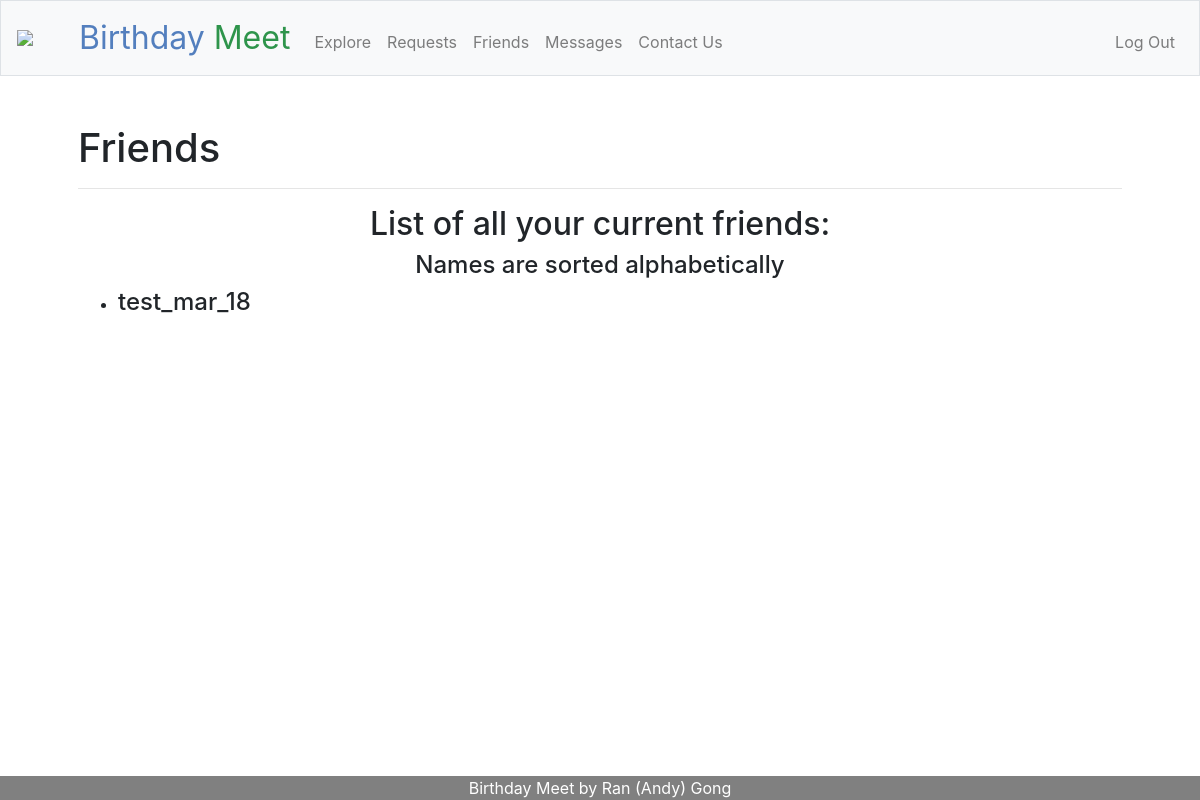
/friends (signed in), run on an earlier commit of the app's database.
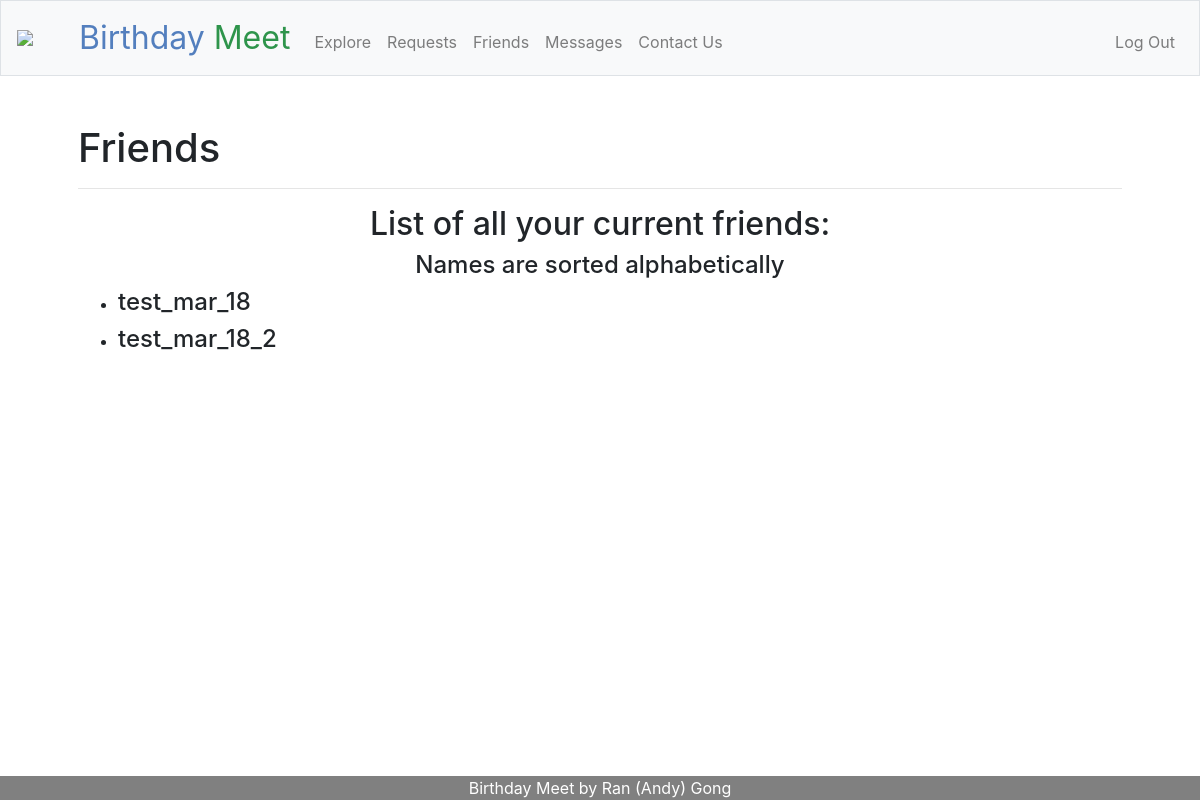
And on a later commit of the database.
### tables this page shows
CREATE TABLE users (id INTEGER, username TEXT NOT NULL, hash TEXT NOT NULL, month INTEGER NOT NULL, day INTEGER NOT NULL, PRIMARY KEY(id));

### app.py (the view)
@app.route("/friends")
@login_required
def friends():
    friends_usernames = []
    friend_id_lists_a = db.execute("SELECT user_2_id FROM friends WHERE user_1_id = ?", session.get("user_id"))
    friend_id_lists_b = db.execute("SELECT user_1_id FROM friends WHERE user_2_id = ?", session.get("user_id"))
    for friend_id in friend_id_lists_a:
        friends_usernames.append(db.execute("SELECT username FROM users WHERE id = ?", friend_id["user_2_id"])[0]["username"])
    for friend_id in friend_id_lists_b:
        friends_usernames.append(db.execute("SELECT username FROM users WHERE id = ?", friend_id["user_1_id"])[0]["username"])
    friends_usernames.sort()
    return render_template("friends.html", friends_usernames=friends_usernames)

### app.py (called while the page is built)
@app.after_request
def after_request(response):
    response.headers["Cache-Control"] = "no-cache, no-store, must-revalidate"
    response.headers["Expires"] = 0
    response.headers["Pragma"] = "no-cache"
    return response

def login_required(f):
    @wraps(f)
    def decorated_function(*args, **kwargs):
        if session.get("user_id") is None:
            flash("You are currently not logged in!")
            return redirect("/login")
        return f(*args, **kwargs)
    return decorated_function

### templates/friends.html (shortened to what this page needs)
{% extends "layout.html" %}
{% block main %}
<h1 class="display-5 fw-bold">Friends</h1>
<hr>
{% if friends_usernames %}
    <h2 class="display-5 align-center">List of all your current friends:</h2>
    <h4 class="display-5 fw-bold align-center">Names are sorted alphabetically</h2>
    <ul>
    {% for friend_username in friends_usernames %}
        <li>
            <h4 class="display-5">{{ friend_username }}</h4>
        </li>
    {% endfor %}
    </ul>
{% else %}
    <h2 class="display-5 fw-bold align-center">You have no friends in your friend list at this moment</h2>
    <h4 class="display-5 fw-bold align-center">Send some friend requests, or accept incoming friend requests!</h4>
{% endif %}
{% endblock %}

What changed in the data, as far as the page shows it:
added users: username "test_mar_18_2"
